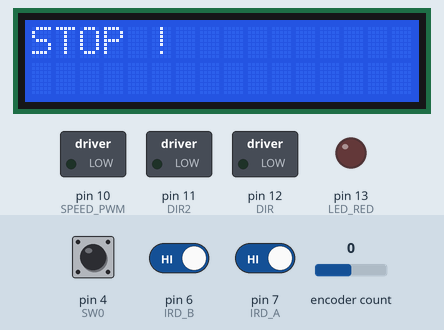
Recording of a sketch running on a simulated Arduino Uno, built with avr-gcc and run on an emulated ATmega328P. Shown: 16×2 character LCD, switched loads named in the sketch (green lamp = pin HIGH), output pins drawn as LEDs (lit = HIGH). Dashed ring = blinking. The inputs (shaded band) are chosen by the test bench; at power-on: pin 4 (SW0) HIGH, pin 6 (IRD_B) HIGH, pin 7 (IRD_A) HIGH, encoder count 0.

Above: at 7.3 s.
7.4 s: pin 4 (SW0) pulled LOW for 0.15 s
At 7.9 s:
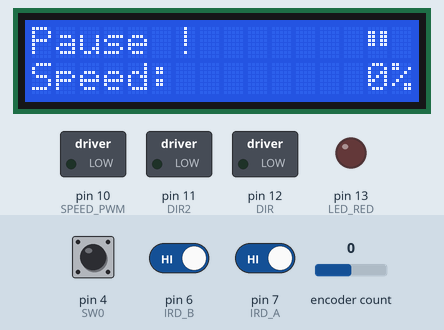
10.5 s: pin 6 (IRD_B) driven LOW
At 12.6 s:
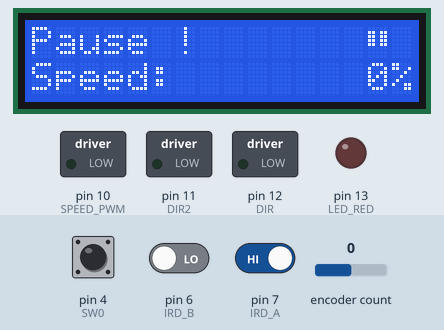
13.5 s: pin 4 (SW0) pulled LOW for 1 s
At 14.8 s:
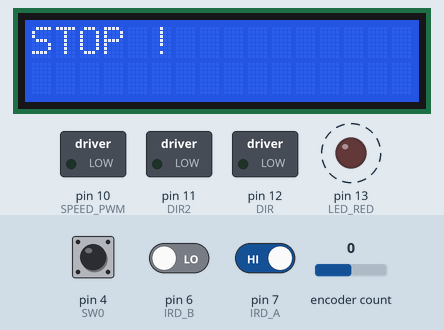
17.5 s: pin 4 (SW0) pulled LOW for 0.15 s
At 18.2 s:
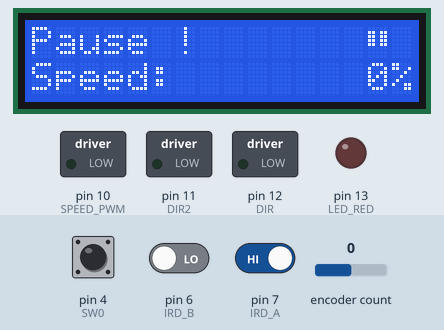
20.6 s: pin 4 (SW0) pulled LOW for 3.2 s
At 22.3 s:
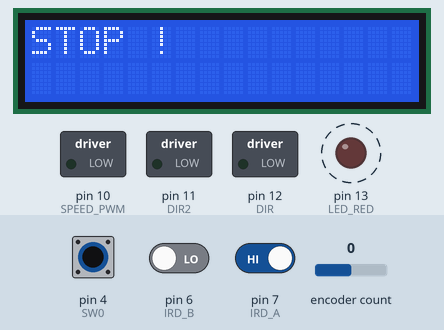
24.4 s: pin 4 (SW0) pulled LOW for 0.15 s
At 30.1 s:
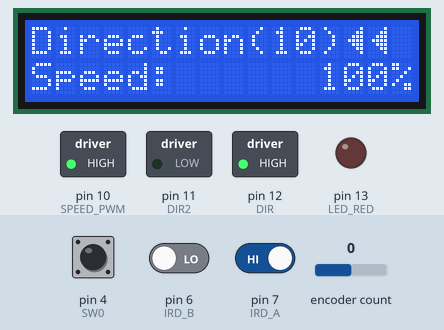
Timing chart, 0 to 30.3 s (numbered marks = the images above; inputs shaded):
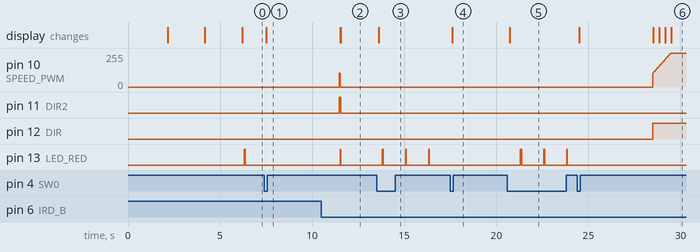

Measured:
- after the input at 7.4 s, pin 13 (LED_RED): stops changing and stays LOW; the display: changes after 0.10 s (image 1)
- after the input at 10.5 s, pin 13 (LED_RED): LOW → HIGH after 1.0 s, → LOW 0.03 s later
- after the input at 13.5 s, pin 10 (SPEED_PWM): stays 0/255 (without the input it goes to 105/255 after 2.0 s); pin 12 (DIR): stays LOW (without the input it goes to HIGH after 2.0 s); pin 13 (LED_RED): alternates HIGH for 0.03 s and LOW for 1.2 s, starting after 0.32 s; the display: changes after 0.11 s (image 3)
- after the input at 17.5 s, pin 13 (LED_RED): stops changing and stays LOW; the display: changes after 0.11 s (image 4)
- after the input at 20.6 s, pin 10 (SPEED_PWM): stays 0/255 (without the input it goes to 105/255 after 0.99 s); pin 12 (DIR): stays LOW (without the input it goes to HIGH after 0.99 s); pin 13 (LED_RED): alternates HIGH for 0.07 s and LOW for 1.2 s, starting after 0.71 s; the display: changes after 0.12 s (image 5)
- after the input at 24.4 s, pin 10 (SPEED_PWM): moves from 0/255 to 255/255 over 0.97 s, starting after 4.1 s; pin 12 (DIR): LOW → HIGH after 4.1 s; pin 13 (LED_RED): stops changing and stays LOW; the display: first changes after 0.11 s (image 6 shows a later state)

The sketch:

controlled_model_train_2d.ino
```cpp
/////////////////////////////////////////////////////
//
// Simple back and forth train control by Arduino with IR sensor
//
// ryuchihoon@gmail.com
// http://ardutrain.blogspot.com/2013/06/back-and-forth-train-control-by-arduino.html
// video: https://youtu.be/fNeRCVgfMRw
//
// ver.1.0 by niq_ro (Nicu Florica) - changed for usual IR module (HIGH - free, LOW - obstacle) and control a L298 module
// ver.1.b - PWM start from cca. 40% (105/255) not from 0
// ver.2.0 - added encoder and i2c 1602 display
// ver.2.b - force program to read just correct IR proximity sensor
// ver.2.c - clean info on display in STOP
// ver.2.d - add information in english (until than all info was in romanian language)
//           + improve IR detection (ignore detection at speed is zero

#include <Wire.h>
#include <LiquidCrystal_I2C.h>
#include <Encoder.h> //  http://www.pjrc.com/teensy/td_libs_Encoder.html

// train speed setups
//
// NOTE: Some kato trams are believed that their coreless motors are
//       fragile to low speed PWM'ed input.
//       I use normal(full) speed value as 255.
//
const int SPEED_MAX = 255;  // 255 - maximum PWM
const int SPEED_MIN = 105;  // 105 - minimum PWM for start (for tests value can be lower, e.g.25)
const int SPEED_DELTA = 5;
//const int SPEED_MAX = 90;
//const int SPEED_DELTA = 8;
//
// pin conntection setups
//
#define IRD_A 7 // detector a
#define IRD_B 6  // detector b
#define LED_RED 13
#define SPEED_PWM 10
#define DIR 12
#define DIR2 11

#define CLK 2
#define DT 3
#define SW0 4
Encoder myEnc(DT, CLK);  // Best Performance: both pins have interrupt capability

LiquidCrystal_I2C lcd(0x3F,16,2);  // set the LCD address to 0x27 for a 16 chars and 2 line display

const int STAY_TIME = 4 * 1000;  // pause for change direction

const int CONTROL_INIT = 0;
const int CONTROL_DECEL = 1;
const int CONTROL_STOPPED = 2;
const int CONTROL_RUNNING = 3;
const int CONTROL_SLEEP = 4;
boolean ignore_detector_a = false;
boolean ignore_detector_b = false;
unsigned long time_to_leave = 0;
int train_control = CONTROL_INIT;
int train_speed = 0;
int train_dir1 = 1;
int train_dir2 = 0;  // negate train_dir
int train_dir0 = 0;  // stop

int viteza =0 ;
unsigned long tpfranare;
unsigned long tpafisare = 1500;
byte romana = 0;  // 1 for romana, 0 for english

// https://www.arduino.cc/en/Reference/LiquidCrystalCreateChar
byte fata[8] = {
  B10000,
  B11000,
  B11100,
  B11111,
  B11100,
  B11000,
  B10000,
};

byte spate[8] = {
  B00001,
  B00011,
  B00111,
  B01111,
  B00111,
  B00011,
  B00001,
};

byte shtop[8] = {
  B00000,
  B11011,
  B11011,
  B11011,
  B11011,
  B00000,
  B00000,
};

byte starebuton0;             // the current reading from the input pin
byte citirestarebuton0;   //
byte ultimastarebuton0 = HIGH;   // the previous reading from the input pin
unsigned long ultimtpdebounce0 = 0;  // the last time the output pin was toggled
unsigned long tpdebounce = 50;    // the debounce time; increase if the output flickers


void setup() {
  pinMode(IRD_A, INPUT);
  pinMode(IRD_B, INPUT);
  pinMode(SW0, INPUT);
  digitalWrite(IRD_A, HIGH);
  digitalWrite(IRD_B, HIGH);
  digitalWrite(SW0, HIGH);
  pinMode(LED_RED, OUTPUT);
  pinMode(SPEED_PWM, OUTPUT);
  pinMode(DIR, OUTPUT);
  pinMode(DIR2, OUTPUT);
  digitalWrite(DIR, LOW);
  digitalWrite(DIR2, LOW);

  lcd.init();
lcd.createChar(0, shtop);
lcd.createChar(1, fata);
lcd.createChar(2, spate);
                      // initialize the lcd
  lcd.backlight();
  lcd.setCursor(0,0);
  if (romana == 1)
  {
  lcd.print(" Sistem automat ");
  lcd.setCursor(0,1);
  lcd.print("control miscare ");
  delay(2000);
  lcd.setCursor(0,0);
  lcd.print("fata-spate loco-");
  lcd.setCursor(0,1);
  lcd.print("motiva analogica");
  delay(2000);
  lcd.setCursor(0,0);
  lcd.print("program original");
  lcd.setCursor(0,1);
  lcd.print("ver.2.0./niq_ro ");
  }
  else
  {
  lcd.print("Automatic system");
  lcd.setCursor(0,1);
  lcd.print("movement control");
  delay(2000);
  lcd.setCursor(0,0);
  lcd.print("forward-backward");
  lcd.setCursor(0,1);
  lcd.print("  analog loco   ");
  delay(2000);
  lcd.setCursor(0,0);
  lcd.print("  original sw.  ");
  lcd.setCursor(0,1);
  lcd.print("by niq_ro /v.2.0");
  }
  delay(2000);
lcd.clear();

}

void loop() {

citirestarebuton0 = digitalRead(SW0);  // read the state of the switch into a local variable:
  if (citirestarebuton0 != ultimastarebuton0) // If the switch changed, due to noise or pressing:
  {
    ultimtpdebounce0 = millis();  // reset the debouncing timer
  }
  if ((millis() - ultimtpdebounce0) > tpdebounce)
  {
    if (citirestarebuton0 != starebuton0) // if the button state has changed
    {
      starebuton0 = citirestarebuton0;
      if (starebuton0 == LOW) // only toggle the LED if the new button state is LOW
      {
        train_dir0 = train_dir0 + 1;
        train_dir0 = train_dir0%2;
        if (train_dir0%2 == 1)
        {
        train_speed = 0;
        train_control = CONTROL_STOPPED;
        time_to_leave = millis() + STAY_TIME;
        }
      }
  }
  }

ultimastarebuton0 = citirestarebuton0;

if (train_dir0 == 0)  // stop
{
  train_control = CONTROL_SLEEP;
  if ((millis()/50)%25 ==1) digitalWrite(LED_RED, HIGH);
  else
  digitalWrite(LED_RED, LOW);
}
else
{
  int ir_detected = HIGH;  // free

   if ((train_dir1 == 1) and (train_speed != 0))
   {
    ir_detected = digitalRead(IRD_A);
   }
   if ((train_dir2 == 1) and (train_speed != 0))
   {
    ir_detected = digitalRead(IRD_B);
   }

  if(ir_detected == LOW)
   {
    train_control = CONTROL_DECEL;
    digitalWrite(LED_RED, HIGH);
    tpfranare = millis();
   }

  if(train_control != CONTROL_DECEL)
  {
    digitalWrite(LED_RED, LOW);
  }

  if(train_control == CONTROL_INIT)
  {
    train_speed = SPEED_MIN;
    train_control = CONTROL_RUNNING;
    digitalWrite(DIR, train_dir1);
    train_dir2 = (train_dir1+1)%2;
    digitalWrite(DIR2, train_dir2);
  }
}

speed_control();

if (train_dir0 == 0)
{
  lcd.setCursor(0,0);
  lcd.print("STOP !   ");
  lcd.setCursor(8,0);
  lcd.print("         ");
  lcd.setCursor(0,1);
  lcd.print("                ");
}
else
{
lcd.setCursor(0,1);
if (romana == 1)
   lcd.print("Viteza:  ");
else
   lcd.print("Speed:   ");
lcd.setCursor(12,1);
viteza = map(train_speed,0,255,0,100);
if (viteza < 100) lcd.print(" ");
if (viteza < 10) lcd.print(" ");
lcd.print(viteza);
lcd.print("%");

 if (train_speed == 0)
 {
  lcd.setCursor(0,0);
if (romana == 1)
  lcd.print("Pauza !  ");
else
  lcd.print("Pause !  ");
  lcd.setCursor(13,0);
  lcd.print(" ");
  lcd.setCursor(14,0);
  lcd.write(byte(0));
  lcd.setCursor(15,0);
  lcd.print(" ");
lcd.setCursor(8,0);
lcd.print("     ");
 }
 else
 {
  lcd.setCursor(0,0);
  if (millis() - tpfranare < tpafisare)
  {
if (romana == 1)
   lcd.print("Franare! ");
else
   lcd.print("Brake !  ");
  }
  else
  {
if (romana == 1)
   lcd.print("Directie (");
else
   lcd.print("Direction(");
  }
lcd.setCursor(10,0);
lcd.print(train_dir1);
//lcd.print("/");
lcd.print(train_dir2);
lcd.print(")");

  lcd.setCursor(14,0);
  if (train_dir1 == 0)
 {
  lcd.write(byte(1));
  if (train_speed == 255) lcd.write(byte(1));
  else lcd.print(" ");
 }
  if (train_dir2 == 0)
  {
  lcd.write(byte(2));
  lcd.setCursor(13,0);
  if (train_speed == 255) lcd.write(byte(2));
  else lcd.print(" ");
  }
 }
}

  delay(1);
} // end main loop


void speed_control() {
  switch(train_control) {
  case CONTROL_DECEL:
    train_speed -= SPEED_DELTA;
    if(train_speed <= SPEED_MIN) {
      train_speed = 0;
      train_control = CONTROL_STOPPED;
      time_to_leave = millis() + STAY_TIME;
    }
    break;
  case CONTROL_SLEEP:
    train_speed -= 5*SPEED_DELTA;
    if(train_speed <= SPEED_MIN) {
      train_speed = 0;
      digitalWrite(DIR, 0);
      digitalWrite(DIR2, 0);
    }
    break;
  case CONTROL_STOPPED:
      digitalWrite(DIR, 0);
      digitalWrite(DIR2, 0);
    if(millis() > time_to_leave) {
   //   train_dir1 = HIGH - train_dir1;
      train_dir1 = (train_dir1+1)%2;
      train_dir2 = (train_dir1+1)%2;
      digitalWrite(DIR, train_dir1);
      digitalWrite(DIR2, train_dir2);
      train_control = CONTROL_RUNNING;
      train_speed = SPEED_MIN;
    }
    break;
  case CONTROL_RUNNING:
    train_speed += SPEED_DELTA;
    if(train_speed >= SPEED_MAX) {
      train_speed = SPEED_MAX;
    }
    break;
  }
  if(train_speed == 0) {
    digitalWrite(SPEED_PWM, LOW);
  } else if(train_speed == 255) {
    digitalWrite(SPEED_PWM, HIGH);
  } else {
    analogWrite(SPEED_PWM, train_speed);
  }
}

// EOF
```
